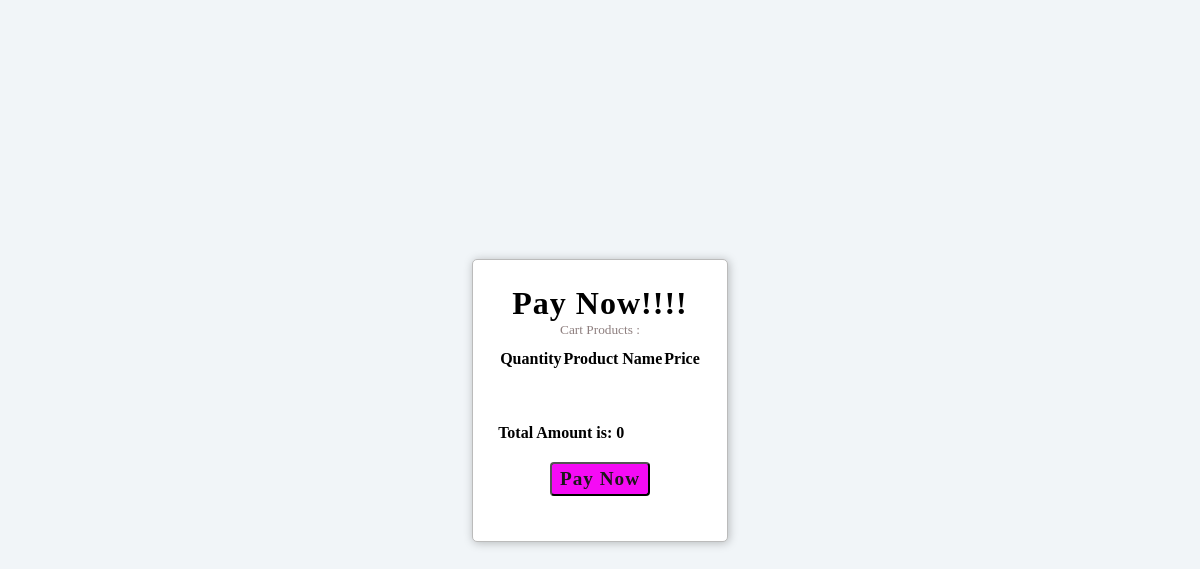
/checkout/ (signed in), run on an earlier commit of the app's database.
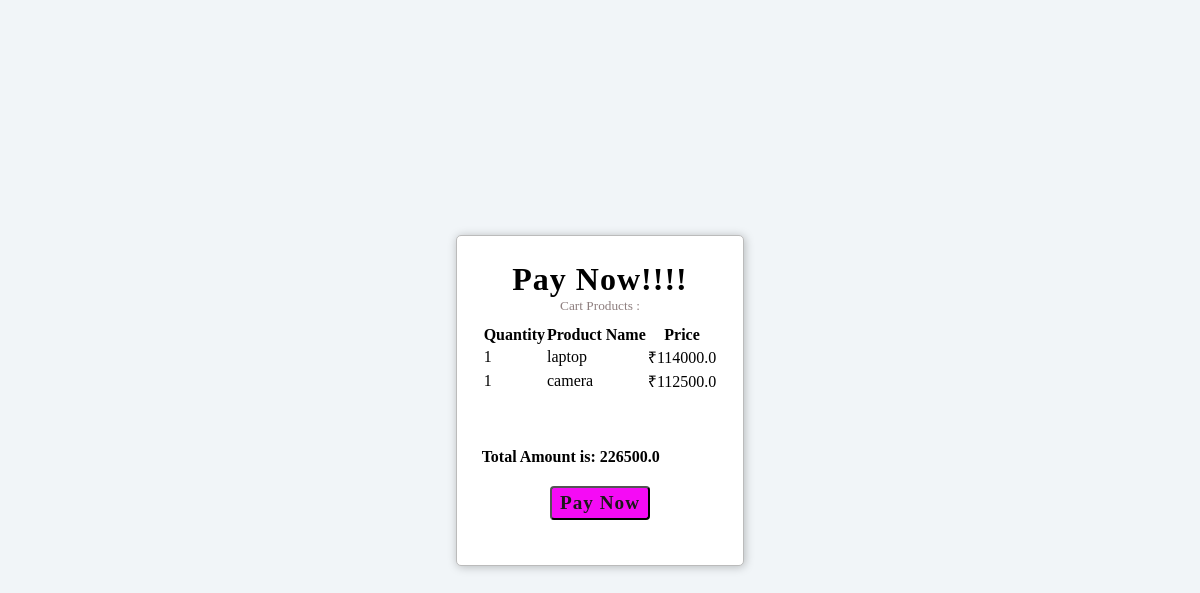
And on a later commit of the database.
### myapp/models.py (models this page shows)
class Cart(models.Model):
    product=models.ForeignKey(Product,on_delete=models.CASCADE)
    quantity=models.IntegerField()
    user=models.ForeignKey(User,on_delete=models.CASCADE)

### sellerapp/models.py (models this page shows, shortened)
class Product(models.Model):
    seller = models.ForeignKey(Seller,on_delete=models.CASCADE)  # Foreignkey
    product_name = models.CharField(max_length=50)
    product_description = models.TextField()
    price = models.FloatField()
    quantity = models.IntegerField(default=0)
    discount = models.IntegerField()
    image = models.FileField(upload_to='manageproduct',default='avatar.png')
    discounted_price = models.FloatField(blank=True,null=True)
    first_name = models.CharField(max_length=50)

### myapp/views.py (the view)
# urls.py: path('checkout/',views.checkout,name='checkout'),
def checkout(request):
    if request.method=='GET':
        userobj = User.objects.get(Email=request.session['email'])
        cart_object=Cart.objects.filter(user=userobj)
        total_price = 0
        for item in cart_object:
            total_price += item.product.discounted_price * item.quantity
        currency = 'INR'
        global amount
        amount =  total_price * 100 # Rs. 200
        razorpay_order = razorpay_client.order.create(dict(amount=amount,
                                                        currency=currency,
                                                        payment_capture='0'))
        razorpay_order_id = razorpay_order['id']
        callback_url = 'paymenthandler/'
        context = {}
        context['razorpay_order_id'] = razorpay_order_id
        context['razorpay_merchant_key'] = settings.RAZOR_KEY_ID
        context['razorpay_amount'] = amount
        context['currency'] = currency
        context['callback_url'] = callback_url
        context['cart_object']= cart_object
        context['total_price']=total_price
        return render(request,'checkout.html', context=context)

### myapp/templates/checkout.html (shortened to what this page needs)
<!DOCTYPE html>
<html lang="en">
<head>
</head>
<body>
	<div class="card">
	<h1 class="title">Pay Now!!!!</h1>
	<small class="muted"
		>Cart Products : </small>
		<table class="timetable_sub">
            <thead>
                <tr>
                    <th>Quantity</th>
                    <th>Product Name</th>
                    <th>Price</th>
                </tr>
            </thead>
            <tbody>
                {% for item in cart_object %}
                <tr class="rem1">
                    <td class="invert">{{item.quantity}}</td>
                    <td class="invert">{{item.product.product_name}}</td>
                    <td class="invert">₹{{item.product.discounted_price}}</td>
                </tr>
                {% endfor %}
            </tbody>
        </table>
        <br><br><br>
        <b>Total Amount is: {{total_price}}</b>
	<div class="btn_container">
		<button class="btn" id="pay-btn">Pay Now</button>
	</div>
	</div>
</body>
</html>

What changed in the data, as far as the page shows it:
added Cart: quantity "1", product.product_name "laptop", product.discounted_price "114000.0"
added Cart: quantity "1", product.product_name "camera", product.discounted_price "112500.0"
Also different on the page:
{{ total_price }}: "0" → "226500.0"
